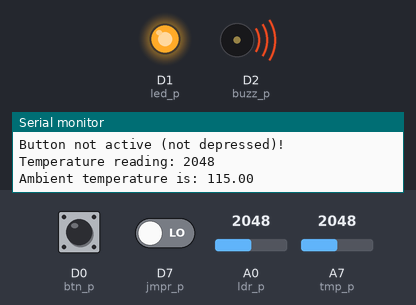
Recording of a sketch running on a simulated Particle Photon. Parts: output pins drawn as LEDs (lit = HIGH), buzzer (waves = sounding, pin HIGH), the last lines printed to the serial monitor. Dashed ring = blinking. The inputs (shaded band) are chosen by the test bench; at power-on: D0 (btn_p) LOW, D7 (jmpr_p) LOW, A0 (ldr_p) = 2048, A7 (tmp_p) = 2048.

Above: at 1.8 s.
1.9 s: D0 (btn_p) pulled HIGH for 3.2 s
At 3.8 s:
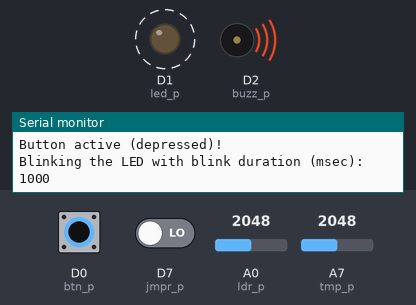
7.5 s: D7 (jmpr_p) driven HIGH
At 8.5 s:
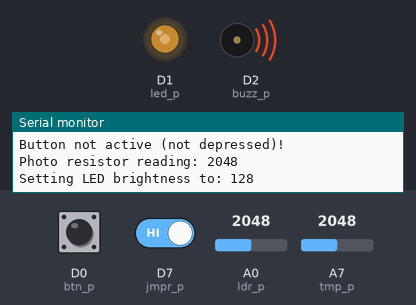
9.5 s: D0 (btn_p) pulled HIGH for 1.25 s
At 11.8 s:
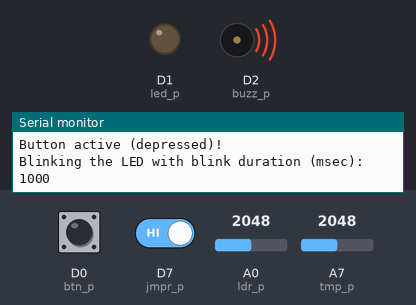
12.5 s: A0 (ldr_p) set to 1228
At 13.6 s:
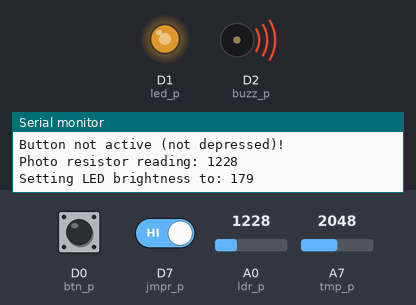
14.5 s: A0 (ldr_p) set to 2047
At 16.2 s:
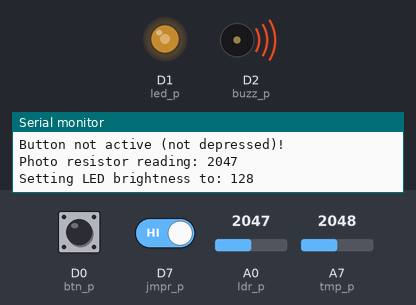
16.5 s: A0 (ldr_p) set to 0
At 18.0 s:
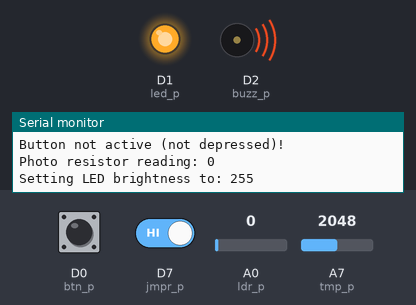
Timing chart, 0 to 19.5 s (numbered marks = the images above; inputs shaded):
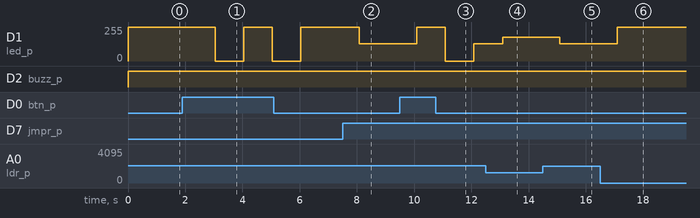

Measured:
- after the input at 1.9 s, D1 (led_p): alternates 255/255 for 1.0 s and 0/255 for 1.0 s, starting after 1.1 s
- after the input at 7.5 s, D1 (led_p): 255/255 → 128/255 after 0.58 s
- after the input at 9.5 s, D1 (led_p): 128/255 → 255/255 after 0.59 s, → 0/255 1.0 s later, → 128/255 1.0 s later
- after the input at 12.5 s, D1 (led_p): 128/255 → 179/255 after 0.59 s
- after the input at 14.5 s, D1 (led_p): 179/255 → 128/255 after 0.59 s
- after the input at 16.5 s, D1 (led_p): 128/255 → 255/255 after 0.59 s

The sketch:

led-btn-ldr-tmp-buzz-pub.ino
```cpp
// (licence header left out)
// Setup D0 as input and D1 as output
// Setup D7 as an input (jumper)
int btn_p   = D0;
int led_p   = D1;
int buzz_p  = D2;
int ldr_p   = A0;
int tmp_p   = A7;
int jmpr_p  = D7;

int i = 0;

void eventHandler(const char *event, const char *data)
{
  i++;
  Serial.print(i);
  Serial.print(". ");
  Serial.print(event);
  Serial.print(" --> data: ");
  if (data)
    Serial.println(data);
  else
    Serial.println("NULL");
}

// Initialize the serial communication for console messages.
void setup() {
  // Setup input/output pins
  pinMode(tmp_p,   INPUT);
  pinMode(ldr_p,   INPUT);
  pinMode(btn_p,   INPUT);
  pinMode(led_p,   OUTPUT);
  pinMode(buzz_p,  OUTPUT);
  pinMode(jmpr_p,  INPUT);
  // Serial setup
  Serial.begin(115200);

  // Subscribe for LED status announcements
  Spark.subscribe("LED", eventHandler);
}

// Function to blink the LED
void blink_led(int blink_dur) {
  Serial.print("Blinking the LED with blink duration (msec): ");
  Serial.println(blink_dur);
  digitalWrite(led_p, HIGH);
  delay(blink_dur);
  digitalWrite(led_p, LOW);
  delay(blink_dur);
}

// Function to blink the buzzer
void beep_buzzer(int beep_dur) {
  Serial.print("Make the buzzer beep with beep duration (msec): ");
  Serial.println(beep_dur);
  digitalWrite(buzz_p, HIGH);
  delay(beep_dur);
  digitalWrite(buzz_p, LOW);
  delay(beep_dur);
}

void loop() {
  // Read the button state on D1
  int buttonState = digitalRead(btn_p);
  // If the button is depressed, the logic
  // input will be HIGH. Keep the LED blinking.
  if (buttonState == HIGH) {
    Serial.println("Button active (depressed)!");
    blink_led(1000);
  } else {
    // When the button is not depressed, the D1 input is LOW.
    // Keep the LED off while this happens.
    Serial.println("Button not active (not depressed)!");

    // Control the LED brightness only if D7 is HIGH
    if (digitalRead(jmpr_p) == HIGH)
    {
      // Let us read the resitor value reported by the LDR (photo resistor)
      int ldr_val = analogRead(ldr_p);
      Serial.print("Photo resistor reading: ");
      Serial.println(ldr_val);

      // Depending on the LDR value read, turn the LED on with the appropriate
      // brightness.
      int led_bri_val = 255 - (ldr_val * 255)/ 4095;
      Serial.print("Setting LED brightness to: ");
      Serial.println(led_bri_val);
      analogWrite(led_p, led_bri_val);

      // Delay the loop for 1 sec
      delay(1000);
    } else { // Control the LED based on the temperature
      // Read in the temperature value
      uint16_t tmp_reading = analogRead(tmp_p);
      Serial.print("Temperature reading: ");
      Serial.println(tmp_reading);
      double voltage     = (tmp_reading * 3.3) / 4096;
      double temperature = (voltage - 0.5) * 100;
      Serial.print("Ambient temperature is: ");
      Serial.println(temperature);

      // Assume LED blinks at the rate of 1 per sec (1 sec ON, 1 sec OFF) at 20 deg C
      // Change the blink rate (slow if colder, fast if hotter) by 50 msec for each deg C change
      int blink_duration = 1000 - 50 * round(temperature - 20);
      if (blink_duration >= 0) {
        blink_led(blink_duration);
        if (temperature > 26) {
          beep_buzzer(blink_duration);
          Spark.publish("LO-TMP-WARNING", "26 deg C");
        }
      } else {
        // Leave the LED ON and delay for half a second before looping around
        digitalWrite(led_p, HIGH);
        digitalWrite(buzz_p, HIGH);
        Spark.publish("HI-TMP-WARNING", "40 deg C");
        delay(1000);
      }
    }
  }
}
```
